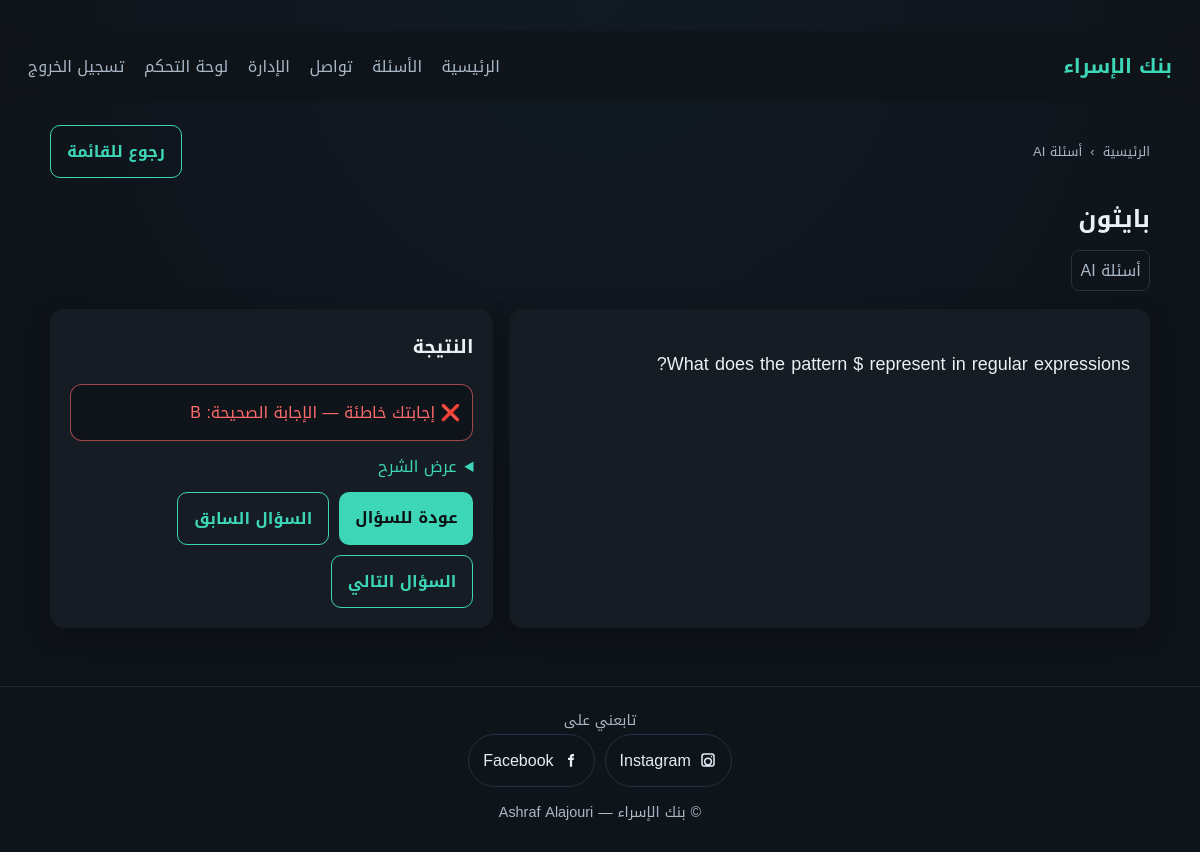
The page /questions/236/result (signed in) on the database its author committed.
### tables this page shows
CREATE TABLE subjects (
            id INTEGER PRIMARY KEY AUTOINCREMENT,
            name TEXT UNIQUE NOT NULL,
            created_at TEXT NOT NULL
        );

CREATE TABLE questions (
            id INTEGER PRIMARY KEY AUTOINCREMENT,
            subject_id INTEGER NOT NULL,
            exam_type TEXT NOT NULL CHECK (exam_type IN ('mid','final')),
            question_text TEXT NOT NULL,
            choice_a TEXT NOT NULL,
            choice_b TEXT NOT NULL,
            choice_c TEXT NOT NULL,
            choice_d TEXT NOT NULL,
            correct_choice TEXT NOT NULL CHECK (correct_choice IN ('A','B','C','D')),
            explanation TEXT,
            created_at TEXT NOT NULL,
            updated_at TEXT NOT NULL, image_path TEXT, source TEXT,
            FOREIGN KEY(subject_id) REFERENCES subjects(id) ON DELETE CASCADE
        );

### app.py (the view)
@app.get("/questions/{question_id}/result", response_class=HTMLResponse)
def question_result(request: Request, question_id: int):
    user = get_current_user(request)
    conn = get_db()
    q = conn.execute(
        "SELECT q.*, s.name AS subject_name FROM questions q JOIN subjects s ON s.id = q.subject_id WHERE q.id = ?",
        (question_id,),
    ).fetchone()
    if not q:
        conn.close()
        return RedirectResponse(url="/", status_code=303)
    prev_q = conn.execute(
        "SELECT id FROM questions WHERE subject_id = ? AND exam_type = ? AND source = ? AND id < ? ORDER BY id DESC LIMIT 1",
        (q["subject_id"], q["exam_type"], q["source"], q["id"]),
    ).fetchone()
    next_q = conn.execute(
        "SELECT id FROM questions WHERE subject_id = ? AND exam_type = ? AND source = ? AND id > ? ORDER BY id ASC LIMIT 1",
        (q["subject_id"], q["exam_type"], q["source"], q["id"]),
    ).fetchone()
    attempt = None
    if user:
        attempt = conn.execute(
            "SELECT * FROM attempts WHERE user_id = ? AND question_id = ? ORDER BY id DESC LIMIT 1",
            (user["id"], question_id),
        ).fetchone()
    conn.close()
    return templates.TemplateResponse(
        "question_result.html",
        {"request": request, "user": user, "q": q, "attempt": attempt, "prev_id": prev_q["id"] if prev_q else None, "next_id": next_q["id"] if next_q else None, "flash": request.session.pop("flash", None)},
    )

### templates/question_result.html (shortened to what this page needs)
{% set title = "نتيجة السؤال" %}
{% extends "base.html" %}
{% block content %}
<section class="question-shell">
  <div class="question-head">
    <div class="breadcrumb compact">
      <a href="/">الرئيسية</a>
      <span>›</span>
      {% if q.source == 'ai' %}
        <span>أسئلة AI</span>
      {% else %}
        <span>أسئلة سابقة</span>
        <span>›</span>
        <span>{% if q.exam_type == 'mid' %}منتصف الفصل{% elif q.exam_type == 'final' %}نهائي{% else %}كلاهما{% endif %}</span>
      {% endif %}
    </div>
    <a class="btn ghost" href="{% if q.source == 'ai' %}/subjects?source=ai{% else %}/subjects?source=past&exam={{ q.exam_type }}{% endif %}">رجوع للقائمة</a>
  </div>
  <div class="subject-header clean">
    <h2>{{ q.subject_name }}</h2>
    <div class="badges">
      {% if q.source == 'ai' %}
        <span class="badge">أسئلة AI</span>
      {% else %}
        <span class="badge">أسئلة سابقة</span>
        <span class="badge">{% if q.exam_type == 'mid' %}منتصف الفصل{% elif q.exam_type == 'final' %}نهائي{% else %}كلاهما{% endif %}</span>
      {% endif %}
    </div>
  </div>
  <div class="question-grid">
    <div class="card question-card">
      {% if q.question_text %}
        <p class="question-text">{{ q.question_text }}</p>
      {% endif %}
    </div>
    <div class="card answer-card">
      <h3>النتيجة</h3>
      {% if attempt %}
        {% if attempt.is_correct == 1 %}
          <div class="result-box success">✅ إجابتك صحيحة</div>
        {% else %}
          <div class="result-box error">❌ إجابتك خاطئة — الإجابة الصحيحة: {{ q.correct_choice }}</div>
        {% endif %}
        {% if attempt.is_correct == 0 and q.explanation %}
          <details class="explain-toggle">
            <summary>عرض الشرح</summary>
          </details>
        {% endif %}
      {% else %}
        <div class="result-box">لا توجد محاولة حتى الآن.</div>
      {% endif %}
      <div class="answer-actions">
        <a class="btn" href="/questions/{{ q.id }}">عودة للسؤال</a>
        {% if prev_id %}
          <a class="btn ghost" href="/questions/{{ prev_id }}">السؤال السابق</a>
        {% endif %}
        {% if next_id %}
          <a class="btn ghost" href="/questions/{{ next_id }}">السؤال التالي</a>
        {% endif %}
      </div>
    </div>
  </div>
</section>
{% endblock %}

### static/style.css (style rules this page uses)
* { box-sizing: border-box; }
body { margin: 0; font-family: "Tajawal", "Cairo", "Noto Kufi Arabic", sans-serif; background: radial-gradient(circle at top, #111a24, #0f141a 60%); color: var(--text); min-height: 100vh; display: flex; flex-direction: column; }
a { color: var(--text); text-decoration: none; }
.card { background: var(--panel); border-radius: 14px; padding: 20px; margin-bottom: 18px; box-shadow: 0 8px 24px rgba(0,0,0,0.25); }
.breadcrumb { display: flex; gap: 8px; color: var(--muted); flex-wrap: wrap; align-items: center; }
.breadcrumb.compact { font-size: 13px; }
.breadcrumb a { color: var(--muted); }
.subject-header.clean h2 { margin: 0; }
.badges { display: flex; gap: 8px; margin-top: 8px; flex-wrap: wrap; }
.badges .badge { background: #0f141a; border: 1px solid #273341; }
.btn { background: var(--accent); color: #0b1015; padding: 10px 16px; border: none; border-radius: 10px; cursor: pointer; font-weight: 600; }
.btn.ghost { background: transparent; border: 1px solid var(--accent); color: var(--accent); }
.question-text { font-size: 18px; }
.question-shell { display: grid; gap: 18px; }
.question-head { display: flex; align-items: center; justify-content: space-between; gap: 12px; flex-wrap: wrap; }
.question-grid { display: grid; grid-template-columns: 1.3fr 0.9fr; gap: 16px; }
.answer-card h3 { margin-top: 0; }
.answer-actions { display: flex; gap: 10px; flex-wrap: wrap; margin-top: 10px; }
.result-box { background: #0f141a; border: 1px solid #273341; border-radius: 12px; padding: 12px; margin-bottom: 10px; }
.result-box.error { border-color: rgba(255, 107, 107, 0.6); color: var(--danger); }
.explain-toggle summary { cursor: pointer; color: var(--accent); }
.badge { background: #0f141a; padding: 4px 8px; border-radius: 8px; color: var(--muted); }

### rows shown on the page
subjects: subject_name "بايثون"
questions: question_text "What does the pattern $ represent in regular expressions?", correct_choice "B"
